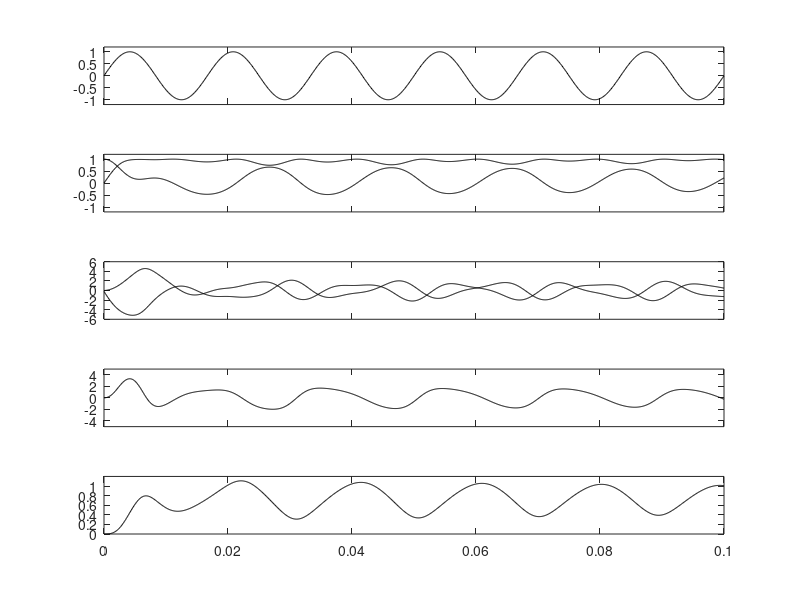

Reproduce this figure in MATLAB.
% Line start Dynamic Simulation of the PMSM using per unit model
% 
% Pb - Base Power,, Tb- Base Torque, Ib - Base Current, P - Poles, 
% lamaf - rotor flux linkages, Rs - stator resistance per phase, 
% lq - q axis inductance, ld - d axis inductance, ro - sailency ratio
%
clear all; close all;
m=0;
lq=0.0125; ld=0.0057; ro=lq/ld; Rc=416; lamaf=0.123; Rs=1.2;
Pb=890; Tb=2.43; Ib=4.65; P=4;
ws=(2*pi*1800/60)*P/2;            %Stator Frequency, rad/sec
B=0.0005;                         %Friction Coeff of load and machine
J=0.0002;                         %Moment of Inertia of load and machine
tln=0;                            %Load Torque, p.u.
%Base values
Vb=Pb/(3*Ib);                     %Base Voltage
zb=Vb/Ib;                         %Base Impedance
lamb=lamaf;                       %Base Flux Linkage
lb=lamb/Ib;                       %Base Inductance
wb=Vb/lamb;                       %Base speed
rsn=Rs/zb;                        %normalized resistance
lqn=lq/lb;                        %normalized q axes inductance
ldn=ld/lb;                        %normalized d axes inductance
Bn=B*wb^2/(Pb*(P/2)^2);           %normalized Friction Coefficient
H=J*wb^2/(2*Pb*(P/2)^2);          %normailzed Inertia
lamafn=lamaf/lamb;                %Normalized rotor flux linkages
%Actual base power is 890W for this machine. 
%Initial Conditions
x1=0;                             %q axis current in rot. ref. frame. p.u. 
x2=0;                             %d axis current in rot. ref. frame. p.u.
x3=0;                             %rotor speed p.u.
x4=0;                             %Instantaneous Rotor Position, rad.
tp=2*pi/3;
n=1;
dt=0.0001;                        %Integration Step interval, sec
for t=0:0.0001:0.1;
  wst=ws*t;                       %Stator phase angle..
  vabc= [sin(wst); sin(wst-tp); sin(wst+tp)];
  %transformation to dq axis in the rotor
  T = 2/3*[cos(x4) cos(x4-tp) cos(x4+tp);
           sin(x4) sin(x4-tp) sin(x4+tp);
           0.5 0.5 0.5];
  vqdo=T*vabc;
  %q axis volt.eqn
  x1=x1+dt*wb*(-rsn/lqn*x1-x3*ldn/lqn*x2+1/lqn*(vqdo(1)-x3*lamafn));
  x2=x2+dt*wb*(x3*lqn/ldn*x1-rsn/ldn*x2+vqdo(2)/ldn); %d axis volt. eqn
  Ten=(lamafn-(ldn-lqn)*x2)*x1;                     %Electromagnetic Torque
  x3=x3+dt*(Ten-Bn*x3-tln)/(2*H);                   %Rotor Speed Equation
  x4=x4+dt*x3*wb;                                   %Rotor Position Equation
  %q axis volt eqn
  iqd=[x1;x2];                              %qd stator current in rotor reference frame
  T1 = [cos(x4)     sin(x4);      %Transformation from qd to abc currents
        cos(x4-tp)  sin(x4-tp);
        cos(x4+tp)  sin(x4+tp)];
  iabc = T1*iqd;                  %abc Current Vector
  %Storing variables for plotting 
  vas(n)=vabc(1);
  vqs(n)=vqdo(1);
  vds(n)=vqdo(2);
  ias(n)=iabc(1);
  ibs(n)=iabc(2);
  Te(n)=Ten;
  speed(n)=x3;
  time(n)=t;
  n=n+1;
endfor
%Plotting Begins
subplot(5,1,1);
plot(time, vas, 'k');
axis([0 0.1 -1.2 1.2]); set(gca, 'xticklabel', []);
subplot(5,1,2);
plot(time, vqs, 'k', time, vds, 'k');
axis([0 0.1 -1.2 1.2]); set(gca, 'xticklabel', []);
subplot(5,1,3);
plot(time, ias, 'k', time, ibs, 'k');
axis([0 0.1 -6 6]); set(gca, 'xticklabel', []);
subplot(5, 1, 4);
plot(time, Te, 'k');
axis([0 0.1 -5 5]); set(gca, 'xticklabel', []);
subplot(5, 1, 5);
plot(time, speed, 'k');
axis([0 0.1 0 1.2]);